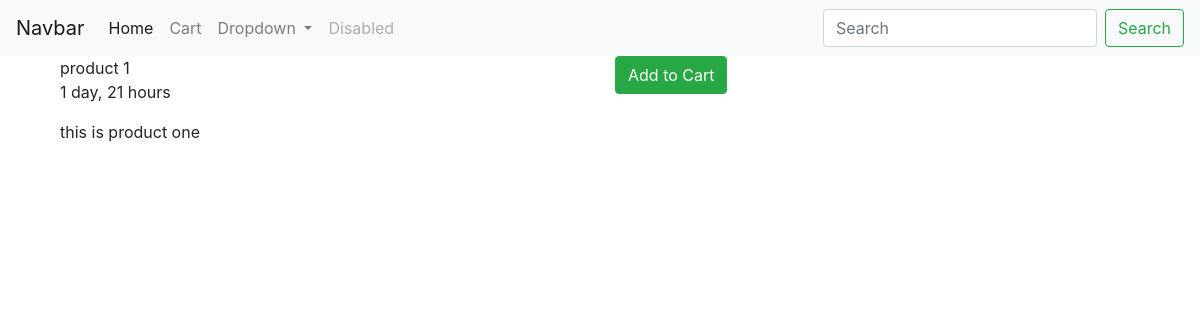
The app's page /products/product-1/ with its own data.
### products/models.py (models this page shows, shortened)
class Product(models.Model):
      title       = models.CharField(max_length=120)
      slug        = models.SlugField(blank=True,unique=True)
      description = models.TextField()
      price       = models.DecimalField(decimal_places=2,max_digits=10,default=39.99)
      image       = models.ImageField(upload_to=uploadImagePath,null=True,blank=True)
      featured    = models.BooleanField(default=False)
      active      = models.BooleanField(default=True)
      timestamp   = models.DateTimeField(auto_now_add=True)
      objects=ProductModelManager()

### products/views.py (the view)
# urls.py: path("<slug:slug>/",ProductDetailView.as_view(),name='detail'),
class ProductDetailView(DetailView):
      queryset=Product.objects.all()
      template_name="products/product_detail.html"
      def get_context_data(self,*args,**kwargs):
            context=super().get_context_data(*args,**kwargs)
            cart_obj,new_obj=Cart.objects.new_or_get(self.request)
            context['cart']=cart_obj
            return context
      def get_object(self,*args,**kwargs):
            obj = Product.objects.filter(slug=self.kwargs.get('slug')).first()
            if obj:
                  return obj
            else:
                  Http404("object did not found")
                  return None

### cart/models.py (called while the page is built)
def pre_save_cart_receiver(sender,instance,*args,**kwargs):
      supply_cost=10
      if instance.subtotal>0:
            instance.total=instance.subtotal+supply_cost;
      else:
            instance.total=0.0

      def new(self,user=None):
            user_obj=None
            if user is not None:
                  if user.is_authenticated:
                        user_obj=user
            return self.model.objects.create(user=user_obj)

      def new_or_get(self,request):
            cart_id=request.session.get("cart_id")
            qs=Cart.objects.filter(id=cart_id)
            if qs.count()==1:
                  print("cart id exists")
                  cart_obj=qs.first()
                  new_obj=False
                  if request.user.is_authenticated and cart_obj.user is None:
                        cart_obj.user =request.user
                        cart_obj.save()
            else:
                  cart_obj=Cart.objects.new(user=request.user)
                  new_obj=True
                  request.session['cart_id']=cart_obj.id
            return cart_obj,new_obj

### products/models.py (called while the page is built)
      def active(self):
            return self.filter(active=True)

      def get_queryset(self):
            return ProductsCustomQuerySet(self.model,using=self._db)

      def all(self):
            return self.get_queryset().active()#get_queryset() returns all products

### products/templates/products/product_detail.html (shortened to what this page needs)
{% extends 'base.html' %}
{% block content %}
      <div class="container">
            <div class="row">
                  <div class="col-12 col-md-6">
                        <div>{{object.title}}</div>
                        <p>{{object.timestamp|timesince}}</p>
                        <div>{{object.description|linebreaks}}</div>
                  </div>
                  <div class="col-12 col-md-6">
                        {% include 'products/snippets/update-cart.html' with product=object cart=cart %}
                  </div>
            </div>
{% endblock content %}

### records on screen
Product: title "product 1", timestamp "1 day, 21 hours", description "this is product one"
